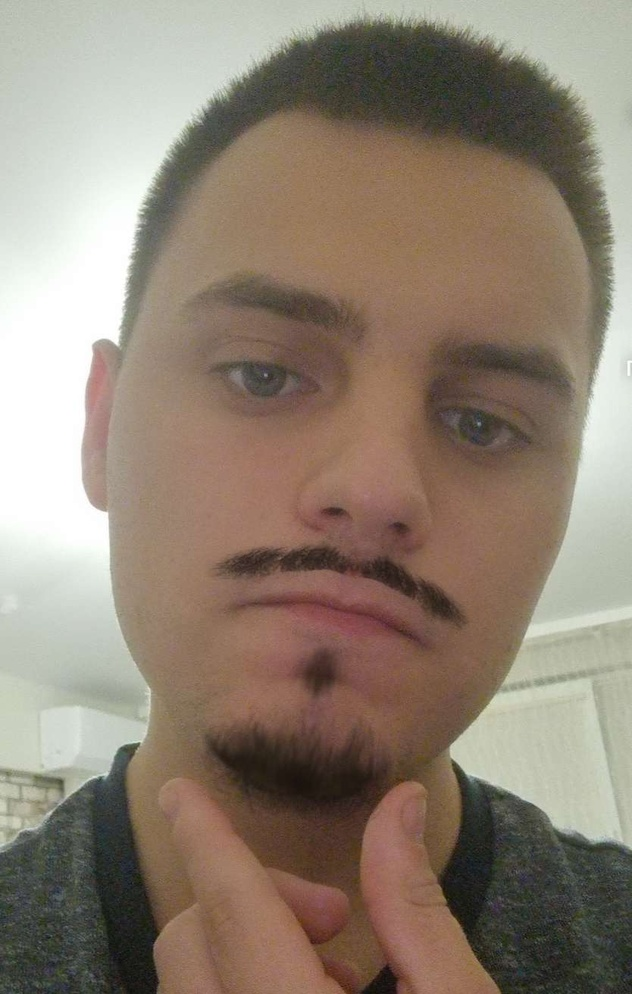
#> input picture lab1/input/friend.jpg, 632 x 994 px, shrunk from 834 x 1312 before the run
$ python lab1.py
#> lines starting #> are read from the running program, lines starting #| are printed output that depends on the picture
import numpy as np
import cv2 as cv
#photos
img_friend = cv.imread('input/friend.jpg')
#> img_friend is the input picture: shape (994, 632, 3); mean B, G, R 114.8, 129.4, 143.5
img_bananas = cv.imread('input/bananas.jpg')
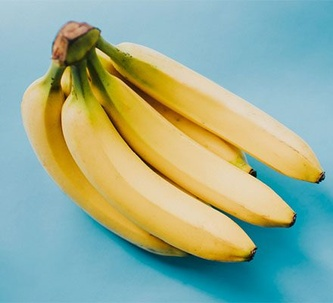
#> input picture lab1/input/bananas.jpg, 333 x 303 px, shrunk from 440 x 400 before the run
#> img_bananas is the input picture: shape (303, 333, 3); mean B, G, R 149.3, 173.7, 150.4
#text
amazing_text = cv.imread('input/amazing_text.jpg')
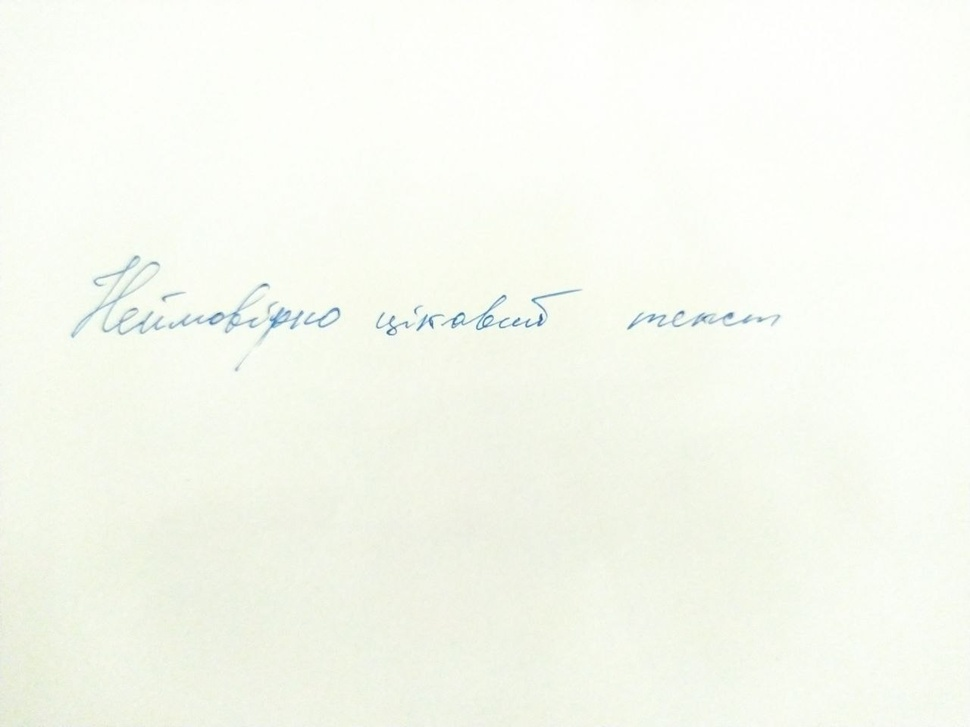
#> input picture lab1/input/amazing_text.jpg, 970 x 727 px, shrunk from 1280 x 960 before the run
#> amazing_text is the input picture: shape (727, 970, 3); mean B, G, R 239.3, 249.1, 246.2
text = cv.imread('input/text.jpg')
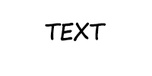
#> input picture lab1/input/text.jpg, 152 x 76 px, shrunk from 200 x 100 before the run
#> text is the input picture: shape (76, 152, 3); min 0, max 255, mean 247.6
#Перетворення у чб зображення
def _2grayscale(img=np.ndarray):
    I=np.dot(img[..., :3],
             [0.36, 0.53, 0.11])
    return I.astype(np.uint8)
#Гістограма
def histogram(img=np.ndarray):
    I = _2grayscale(img)
    H=[]
    for i in range(256):
        H=np.append(H, np.count_nonzero(I==i))
#> this loop made 256 passes
#> H on passes 1 to 3: [78], [78, 25], [78, 25, 22]
#> after the loop, H = 256 values, max 10395 at index 255, min 0 at index 17, mean 45.12
    return H
#Ймовірність
def p(img=np.ndarray):
    H_sum = histogram(img).sum()
#> H_sum = 11552
    H = histogram(img)
#> the loop in histogram (call 2), `for i in range(256):` made 256 passes
    return H/H_sum
#сумарні вірогідності двох груп
def q1(img=np.ndarray, t=int):
    if p(img)[:t].sum()!=0:
        return p(img)[:t].sum()
    else: return 10
def q2(img=np.ndarray, t=int):
    if p(img)[ t+1: int(np.max(_2grayscale(img)))].sum()!=0:
        return p(img)[ t+1: int(np.max(_2grayscale(img)))].sum()
    else: return 10
#середні значення груп
def m1(img=np.ndarray, t=int):
    return np.dot(np.arange(256)[:t], p(img)[:t])/q1(img, t)
def m2(img=np.ndarray, t=int):
    return (np.dot(np.arange(256)[t+1: int(np.amax(_2grayscale(img)))],
                  p(img)[ t+1: int(np.max(_2grayscale(img)))]) ) /q2(img, t)
#дисперсія
def dysp(img, t):
    return q1(img, t)*q2(img, t)*((m1(img, t)-m2(img, t))**2)
#границя
def Topt(img=np.ndarray):
    t_arr = np.fromiter((dysp(img, x) for x in range(256)), np.dtype(np.int8))
#> t_arr = 256 values, max 87 at index 123, min -127 at index 255, mean 74.7
    print(t_arr.argmin())
#| 255
    return np.argmin(t_arr)
#маска
def create_mask(img=np.ndarray, cc=0):
    t_opt = Topt(img)
#> t_opt = 255
    I=_2grayscale(img)
    coord = np.where(I > t_opt)
#> coord = (empty array, empty array)
    img[coord]=[cc, cc, cc]
    return img
#
cv.imshow('grayscale', _2grayscale(text))
cv.imshow('mask', create_mask(text))
